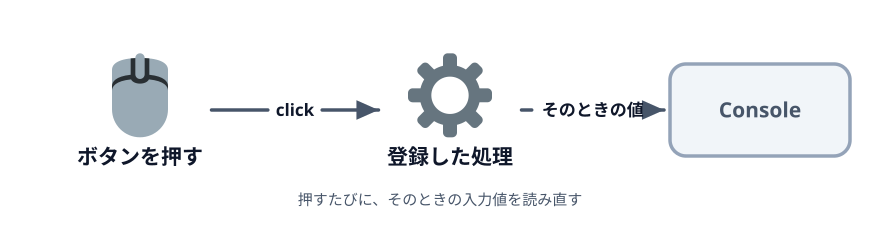

Write the Python code that produced this figure.
"""1-2 のサムネ: ボタンを押したときだけ処理が走る。

イメージスキーマ = SOURCE-PATH-GOAL（押す→動く→出る）。
実行: cd images && python3 00-thumbnail.py
"""

import pathlib
import sys

sys.path.insert(0, str(pathlib.Path.home() / ".claude/skills/genfig"))
from genfig import Canvas  # noqa: E402

c = Canvas(880, 240)

btn = c.node(140, 110, "ボタンを押す", emoji_cp="1f5b1", w=160, h=92)   # 🖱️
js = c.node(450, 110, "登録した処理", emoji_cp="2699", w=150, h=92)     # ⚙️
con = c.node(760, 110, "Console", shape="sticky", color="gray", w=180, h=92)

c.link(btn, js, label="click")
c.link(js, con, label="そのときの値")

c.text(440, 205, "押すたびに、そのときの入力値を読み直す", scale="body", align="center")

print(c.save("00-thumbnail.svg"))
